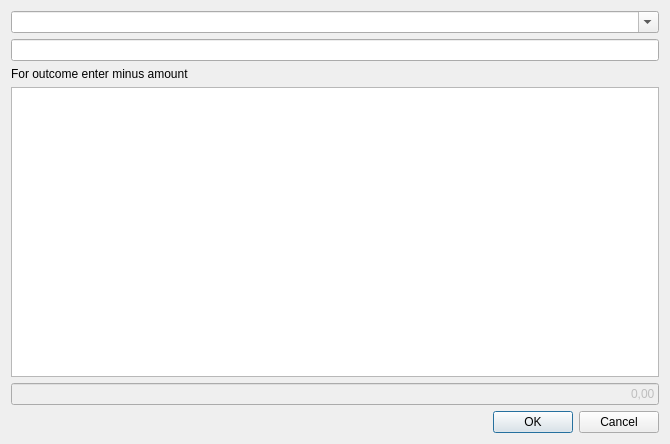
<?xml version="1.0" encoding="UTF-8"?>
<ui version="4.0">
 <class>Dialog</class>
 <widget class="QDialog" name="Dialog">
  <property name="geometry">
   <rect>
    <x>0</x>
    <y>0</y>
    <width>670</width>
    <height>444</height>
   </rect>
  </property>
  <property name="windowTitle">
   <string>Income/Outcome</string>
  </property>
  <layout class="QVBoxLayout" name="verticalLayout">
   <item>
    <widget class="QComboBox" name="asset">
     <property name="editable">
      <bool>true</bool>
     </property>
    </widget>
   </item>
   <item>
    <widget class="QLineEdit" name="desc">
     <property name="toolTip">
      <string>&lt;html&gt;&lt;head/&gt;&lt;body&gt;&lt;p&gt;Description&lt;/p&gt;&lt;/body&gt;&lt;/html&gt;</string>
     </property>
     <property name="inputMethodHints">
      <set>Qt::ImhNone</set>
     </property>
     <property name="text">
      <string/>
     </property>
    </widget>
   </item>
   <item>
    <widget class="QLabel" name="label">
     <property name="text">
      <string>For outcome enter minus amount</string>
     </property>
    </widget>
   </item>
   <item>
    <widget class="QTableView" name="budget_table"/>
   </item>
   <item>
    <widget class="QLineEdit" name="sum">
     <property name="enabled">
      <bool>false</bool>
     </property>
     <property name="minimumSize">
      <size>
       <width>460</width>
       <height>0</height>
      </size>
     </property>
     <property name="inputMethodHints">
      <set>Qt::ImhPreferNumbers</set>
     </property>
     <property name="text">
      <string>0,00</string>
     </property>
     <property name="alignment">
      <set>Qt::AlignRight|Qt::AlignTrailing|Qt::AlignVCenter</set>
     </property>
    </widget>
   </item>
   <item>
    <widget class="QDialogButtonBox" name="buttonBox">
     <property name="orientation">
      <enum>Qt::Horizontal</enum>
     </property>
     <property name="standardButtons">
      <set>QDialogButtonBox::Cancel|QDialogButtonBox::Ok</set>
     </property>
    </widget>
   </item>
  </layout>
 </widget>
 <resources/>
 <connections>
  <connection>
   <sender>buttonBox</sender>
   <signal>accepted()</signal>
   <receiver>Dialog</receiver>
   <slot>accept()</slot>
   <hints>
    <hint type="sourcelabel">
     <x>248</x>
     <y>254</y>
    </hint>
    <hint type="destinationlabel">
     <x>157</x>
     <y>274</y>
    </hint>
   </hints>
  </connection>
  <connection>
   <sender>buttonBox</sender>
   <signal>rejected()</signal>
   <receiver>Dialog</receiver>
   <slot>reject()</slot>
   <hints>
    <hint type="sourcelabel">
     <x>316</x>
     <y>260</y>
    </hint>
    <hint type="destinationlabel">
     <x>286</x>
     <y>274</y>
    </hint>
   </hints>
  </connection>
 </connections>
</ui>
